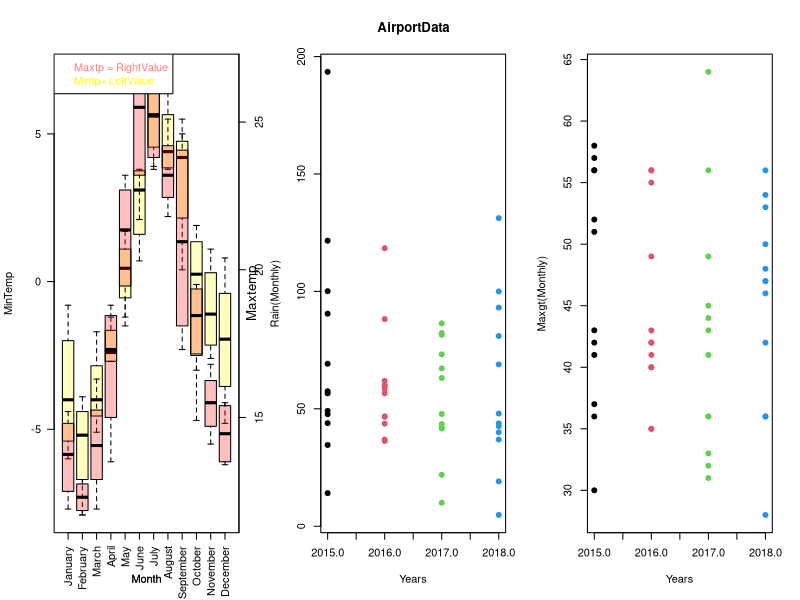

Write R code to recreate this figure.
## ---- chunk 1
library(readr)
DublinAirport <- read_csv("mly532.csv", skip = 19)
View(DublinAirport)
## ---- chunk 2
DublinAirport$month = factor(DublinAirport$month, 1:12, month.name)
## ---- chunk 3
Q = aggregate(DublinAirport$rain, by = list(DublinAirport$month),mean)
colnames(Q) = c("Month","Rain")
Q[which.max(Q$Rain),]
Q[which.min(Q$Rain),]

## ---- chunk 4
DublinAirport$new.col = factor(DublinAirport$month,month.name,labels = c("Winter","Winter","Spring","Spring","Spring","Summer","Summer","Summer","Autumn","Autumn","Autumn","Winter"),exclude = NULL)
colnames(DublinAirport)[13] = "Seasons"

## ---- chunk 5
class(DublinAirport) = c("WeatherData","data.frame")
class(DublinAirport)
## ---- chunk 6
summary.WeatherData = function(x) {
  
  
  #RainData
  a = aggregate(x$rain, by = list(x$Seasons),mean)
  colnames(a) = c("Season","Mean(Rain)")
  a2 = aggregate(x$rain, by = list(x$Seasons),sd)
  colnames(a2) = c("Season","Sd(Rain)")
  a3 = aggregate(x$rain, by = list(x$Seasons),min)
  colnames(a3) = c("Season","Min(Rain)")
  a4 = aggregate(x$rain, by = list(x$Seasons),max)
  colnames(a4) = c("Season","Max(Rain)")
  
  a = merge(a,a2)
  a = merge(a,a3)
  a = merge(a,a4)
  
  
  #Mintp data
  
  b= aggregate(x$mintp, by = list(x$Seasons),mean)
  colnames(b) = c("Season","Mean(Mintp)")
  b2= aggregate(x$mintp, by = list(x$Seasons),sd)
  colnames(b2) = c("Season","Sd(Mintp)")
  b3= aggregate(x$mintp, by = list(x$Seasons),min)
  colnames(b3) = c("Season","Min(Mintp)")
  b4= aggregate(x$mintp, by = list(x$Seasons),max)
  colnames(b4) = c("Season","Max(Mintp)")
  
  b = merge(b,b2)
  b = merge(b,b3)
  b = merge(b,b4)
  
  #Maxtp Data
  
  c= aggregate(x$maxtp, by = list(x$Seasons),mean,na.rm = T)
  colnames(c) = c("Season","Mean(Maxtp)")
  c2= aggregate(x$maxtp, by = list(x$Seasons),sd,na.rm = T)
  colnames(c2) = c("Season","Sd(Maxtp)")
  c3= aggregate(x$maxtp, by = list(x$Seasons),min,na.rm = T)
  colnames(c3) = c("Season","Min(Maxtp)")
  c4= aggregate(x$maxtp, by = list(x$Seasons),max,na.rm = T)
  colnames(c4) = c("Season","Max(Maxtp)")
  
  c = merge(c,c2)
  c = merge(c,c3)
  c = merge(c,c4)
  
  #Maxgt Data
  
  d= aggregate(x$maxgt,by = list(x$Seasons),mean,na.rm = T)
  colnames(d) = c("Season","Mean(Maxgt)")
  d2= aggregate(x$maxgt,by = list(x$Seasons),sd,na.rm = T)
  colnames(d2) = c("Season","Sd(Maxgt)")
  d3= aggregate(x$maxgt,by = list(x$Seasons),min,na.rm = T)
  colnames(d3) = c("Season","Min(Maxgt)")
  d4= aggregate(x$maxgt,by = list(x$Seasons),max,na.rm = T)
  colnames(d4) = c("Season","Max(Maxgt)")
  
  d = merge(d,d2)
  d = merge(d,d3)
  d = merge(d,d4)
  
   print(a)
  print(b)
  print(c)
  print(d)
  }

summary(DublinAirport)
 
#DataFrame1 = Every year the dublin airport faces a high average rainfall 
#regardless of the season. 
#The minimum and historical maximum are between 4mm to 200mm 
#with a total everage of 65mm with a variation range of 35mm.

#Dataframe2-3 = The dublin airport historically faces temperatures
#lower than the European average but these do not represent 
#a risk for the circulation of aircraft. 
#Winters face temperatures with average minimum values around -3 degrees
#with and maximums around 2 degrees.
#While the average maximum values during the summer are around 23 degrees.
#Except in special situations therefore the temperature does not represent
#a danger for the circulation of the aircraft.

#Dataframe4 = The power of the gusts is the most critical data for Dublin airport. 
#In every season the airport faces medium gusts of around 45 knots 
#and this can represent a danger for the moving aircraft 
#during take-off and landing.



## ---- chunk 7
plot.WeatherData = function(z, x, y,plot1=T,plot2=T,plot3=T) {
  
  if(missing(x)) {x = 2015}
     if(missing(y)) {y = 2018}
     
  a = x:y

q = z[z$year %in% a,]

par(mfrow = c(1,3))
  
  if (plot1 != FALSE){plot(q$month, q$mintp, col=rgb(1,1,0,1/4), xlab= "Month",ylab= "MinTemp",las = 2)
    
  par(new = TRUE)
  
  plot(q$month, q$maxtp, type = "l", axes = FALSE, bty = "n",xlab= "Month",ylab=NULL,col=rgb(1,0,0,1/4),las = 2)
  axis(side=4, at = pretty(range(q$maxtp)))
  legend("topleft",legend= c("Maxtp = RightValue", "Mintp= LeftValue"),text.col = c(rgb(1,0,0,1/2),rgb(1,1,0,1))) 
 mtext("Maxtemp",4,0.5,cex = 0.8) }  else {plot(NULL)}

nCol = 12


 if (plot2 != FALSE) {plot(q$year,q$rain,type="p",col=rep(1:nCol, each = 12),xlab = "Years",ylab="Rain(Monthly)",main = "AirportData",pch = 19)} else {plot(NULL)}
  
if (plot3 != FALSE) { plot(q$year,q$maxgt,type="p",col=rep(1:nCol, each = 12),xlab="Years",ylab="Maxgt(Monthly)",pch = 19)} else {plot(NULL)}
}

plot(DublinAirport)
